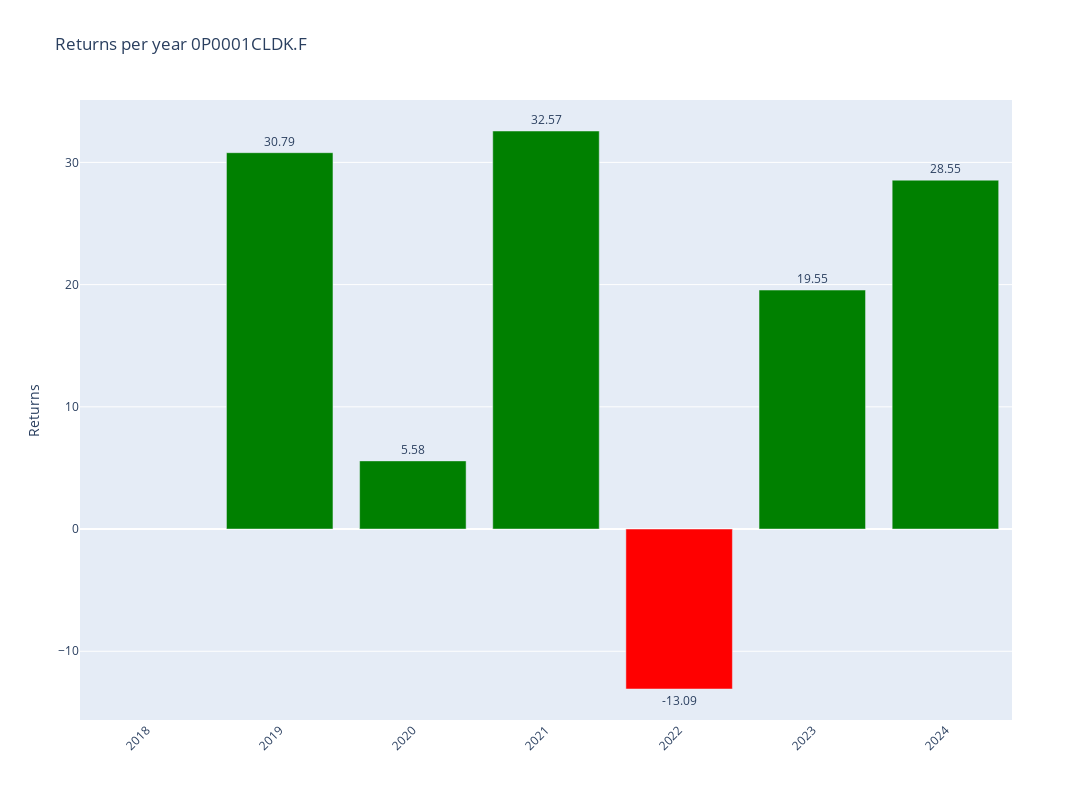

The notebook cell saved with this chart:
### Code cell
# Plotly
fig = make_subplots()

# Add colors
colors = ['green' if x >= 0 else 'red' for x in annual_data['Return']]

# Graph (1,1)
fig.add_trace(go.Bar(y=annual_data['Return'],x=annual_data['Return'].index,text=round(annual_data['Return'],2),textposition='outside',marker_color=colors,hoverinfo='skip'),row=1,col=1)

# Update xaxis properties
fig.update_yaxes(title_text="Returns", row=1, col=1)

fig.update_layout(xaxis=dict(tickvals=annual_data.index,tickangle=-45),height=800, width=1300,title=f"Returns per year {ticker}")

fig.show()

### Figure 1 — Plotly figure (JSON) as saved in the notebook; plotly's stock layout.template omitted (floating-point values rounded to 4 significant figures)
{"data": [{"hoverinfo": "skip", "marker": {"color": ["red", "green", "green", "green", "red", "green", "green"]}, "text": [null, 30.79, 5.58, 32.57, -13.09, 19.55, 28.55], "textposition": "outside", "type": "bar", "x": [2018, 2019, 2020, 2021, 2022, 2023, 2024], "xaxis": "x", "y": [null, 30.79, 5.577, 32.57, -13.09, 19.55, 28.55], "yaxis": "y"}], "layout": {"height": 800, "title": {"text": "Returns per year 0P0001CLDK.F"}, "width": 1300, "xaxis": {"anchor": "y", "domain": [0, 1], "tickangle": -45, "tickvals": [2018, 2019, 2020, 2021, 2022, 2023, 2024]}, "yaxis": {"anchor": "x", "domain": [0, 1], "title": {"text": "Returns"}}}}
